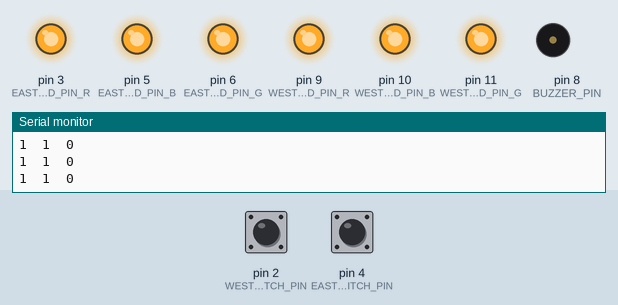
Bench run of a sketch on a simulated Arduino Pro Mini, built with avr-gcc and run on an emulated ATmega328P. Parts: output pins drawn as LEDs (lit = HIGH), buzzer (waves = sounding, pin HIGH), the last lines printed to the serial monitor. Dashed ring = blinking. The test bench sets the inputs (shaded band); at power-on: pin 2 (WEST_ALARM_SWITCH_PIN) HIGH, pin 4 (EAST_ALARM_SWITCH_PIN) HIGH.

Above: at 1.3 s.
1.4 s: pin 2 (WEST_ALARM_SWITCH_PIN) pulled LOW for 1 s
At 1.68 s:
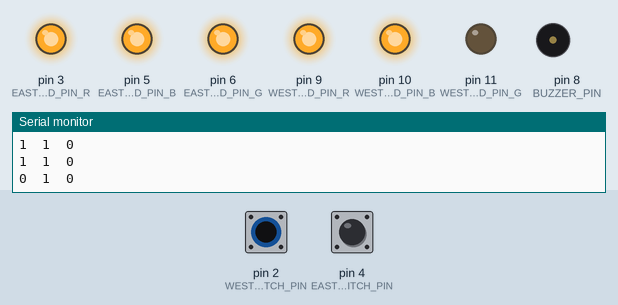
3.9 s: pin 4 (EAST_ALARM_SWITCH_PIN) pulled LOW for 0.15 s
At 4.13 s:
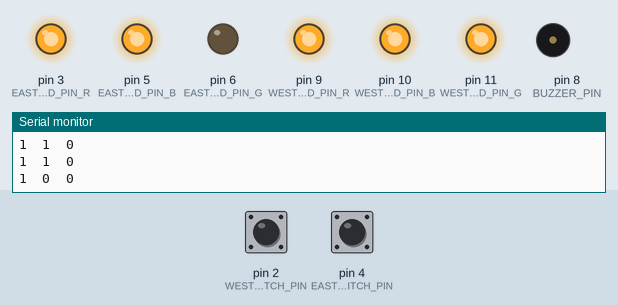
6.2 s: pin 4 (EAST_ALARM_SWITCH_PIN) pulled LOW for 1 s
At 6.81 s:
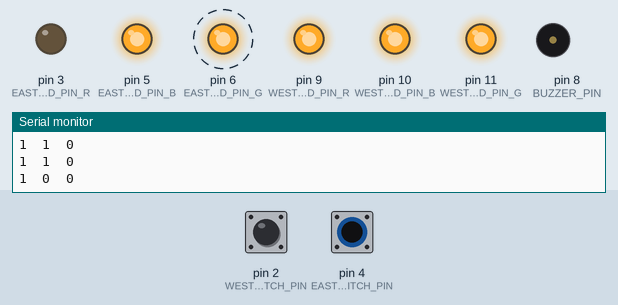
9.2 s: pin 4 (EAST_ALARM_SWITCH_PIN) pulled LOW for 3.2 s
At 12.91 s:
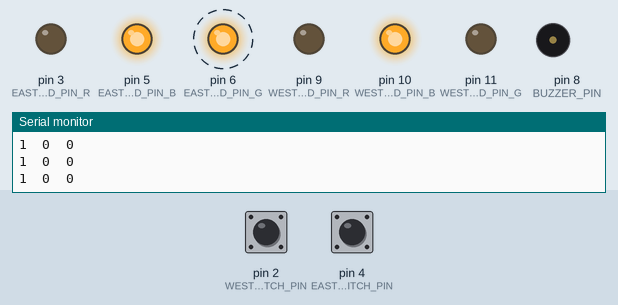
13.9 s: pin 2 (WEST_ALARM_SWITCH_PIN) pulled LOW for 3.2 s
At 14.62 s:
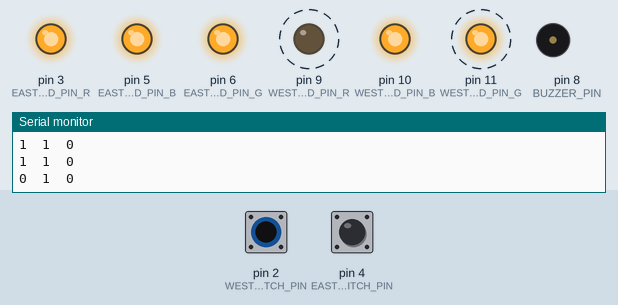
18.6 s: pin 2 (WEST_ALARM_SWITCH_PIN) driven LOW and pin 4 (EAST_ALARM_SWITCH_PIN) driven LOW
At 20.48 s:
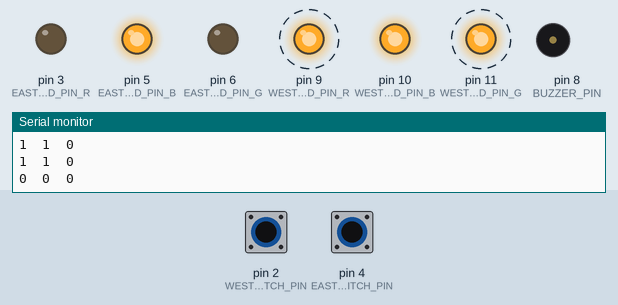
Timing chart, 0 to 22.6 s (numbered marks = the images above; inputs shaded):
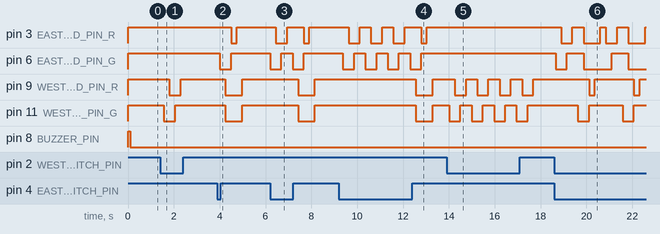

The sketch:

PCB_Test.ino
```cpp
/*
Tests PCB for Bone island wind alarm
Buzzer has short beep on startup
Selector switch is used to pick east or west LED to turn on.  When LED is on it rotates between green, yellow and red


Hardware: Arduino Pro-Mini 5v

*/

#include <Arduino.h>
#include <SoftwareSerial.h>
#include <HardwareSerial.h>

// I/O
const byte RS485_A_PIN =           13; // Note: RS-485 doesn't work on most pins
const byte RS485_B_PIN =           12;
const byte EAST_ALARM_SWITCH_PIN =  4;
const byte WEST_ALARM_SWITCH_PIN =  2;
const byte RESET_ALARM_PIN =        7;  // Silences and resets alarm - might not use
const byte BUZZER_PIN =             8;  // Sounds buzzer
const byte EAST_ALARM_LED_PIN_R =   3;  // East alarm LED, Red, PWM
const byte EAST_ALARM_LED_PIN_B =   5;  // East alarm LED, Blue, PWM
const byte EAST_ALARM_LED_PIN_G =   6;  // East alarm LED, Green, PWM
const byte WEST_ALARM_LED_PIN_R =   9;  // West alarm LED, Red, PWM
const byte WEST_ALARM_LED_PIN_B =  10;  // West alarm LED, Blue, PWM
const byte WEST_ALARM_LED_PIN_G =  11;  // West alarm LED, Green, PWM
// Unused: 0 & 1

const byte SWITCH_IS_ON = LOW;

enum ledDirection_t { EAST, WEST };

void ledGreen(ledDirection_t ledToTurnOn);
void ledRed(ledDirection_t ledToTurnOn);
void ledYellow(ledDirection_t ledToTurnOn);
void ledOff(ledDirection_t ledToTurnOn);


void setup()
{

  Serial.begin(9600);
  Serial.println("Testing Wind Alarm Board");

  pinMode(EAST_ALARM_SWITCH_PIN, INPUT_PULLUP);
  pinMode(WEST_ALARM_SWITCH_PIN, INPUT_PULLUP);
  pinMode(RESET_ALARM_PIN, INPUT_PULLUP);

  pinMode(BUZZER_PIN, OUTPUT);
  digitalWrite(BUZZER_PIN, LOW);

  // Turn LED's Off
  pinMode(EAST_ALARM_LED_PIN_R, OUTPUT);
  pinMode(EAST_ALARM_LED_PIN_G, OUTPUT);
  pinMode(EAST_ALARM_LED_PIN_B, OUTPUT);
  pinMode(WEST_ALARM_LED_PIN_R, OUTPUT);
  pinMode(WEST_ALARM_LED_PIN_G, OUTPUT);
  pinMode(WEST_ALARM_LED_PIN_B, OUTPUT);

  ledOff(EAST);
  ledOff(WEST);

  // test buzzer
  digitalWrite(BUZZER_PIN, HIGH);
  delay(100);
  digitalWrite(BUZZER_PIN, LOW);

}  // end setup();


void loop()
{

  const byte LED_DELAY = 500;

  if (digitalRead(EAST_ALARM_SWITCH_PIN) == SWITCH_IS_ON )
  {
    ledGreen(EAST);
    delay(LED_DELAY);
    ledYellow(EAST);
    delay(LED_DELAY);
    ledRed(EAST);
    delay(LED_DELAY);
    ledOff(EAST);
    delay(LED_DELAY);
  }

  if (digitalRead(WEST_ALARM_SWITCH_PIN) == SWITCH_IS_ON )
  {
    ledGreen(WEST);
    delay(LED_DELAY);
    ledYellow(WEST);
    delay(LED_DELAY);
    ledRed(WEST);
    delay(LED_DELAY);
    ledOff(WEST);
    delay(LED_DELAY);
  }

  if (digitalRead(WEST_ALARM_SWITCH_PIN) != SWITCH_IS_ON  && digitalRead(EAST_ALARM_SWITCH_PIN) != SWITCH_IS_ON )
  {
    ledOff(WEST);
    ledOff(EAST);
    delay(LED_DELAY);
  }

  Serial.print(digitalRead(WEST_ALARM_SWITCH_PIN));
  Serial.print("\t");
  Serial.print(digitalRead(EAST_ALARM_SWITCH_PIN));
  Serial.print("\t");
  Serial.print(digitalRead(BUZZER_PIN));
  Serial.println();


} // end loop()


void ledOff(ledDirection_t ledToTurnOn)
{

  if (ledToTurnOn == EAST)
  {
  analogWrite(EAST_ALARM_LED_PIN_R, 255);
  analogWrite(EAST_ALARM_LED_PIN_G, 255);
  analogWrite(EAST_ALARM_LED_PIN_B, 255);
  }
  else
  {
  analogWrite(WEST_ALARM_LED_PIN_R, 255);
  analogWrite(WEST_ALARM_LED_PIN_G, 255);
  analogWrite(WEST_ALARM_LED_PIN_B, 255);
  }
} // ledOff

void ledGreen(ledDirection_t ledToTurnOn)
{

  if (ledToTurnOn == EAST)
  {
    analogWrite(EAST_ALARM_LED_PIN_R, 255);
    analogWrite(EAST_ALARM_LED_PIN_G,   0);
    analogWrite(EAST_ALARM_LED_PIN_B, 255);
  }
  else
  {
    analogWrite(WEST_ALARM_LED_PIN_R, 255);
    analogWrite(WEST_ALARM_LED_PIN_G,   0);
    analogWrite(WEST_ALARM_LED_PIN_B, 255);
  }
} // ledGreen


void ledRed(ledDirection_t ledToTurnOn)
{

  if (ledToTurnOn == EAST)
  {
    analogWrite(EAST_ALARM_LED_PIN_R,   0);
    analogWrite(EAST_ALARM_LED_PIN_G, 255);
    analogWrite(EAST_ALARM_LED_PIN_B, 255);
  }
  else
  {
    analogWrite(WEST_ALARM_LED_PIN_R,   0);
    analogWrite(WEST_ALARM_LED_PIN_G, 255);
    analogWrite(WEST_ALARM_LED_PIN_B, 255);
  }
} // ledRed


void ledYellow(ledDirection_t ledToTurnOn)
{

  if (digitalRead(EAST_ALARM_SWITCH_PIN) == SWITCH_IS_ON)
  {
    analogWrite(EAST_ALARM_LED_PIN_R,   0);
    analogWrite(EAST_ALARM_LED_PIN_G,   0);
    analogWrite(EAST_ALARM_LED_PIN_B, 255);
  }
  else
  {
    analogWrite(WEST_ALARM_LED_PIN_R,   0);
    analogWrite(WEST_ALARM_LED_PIN_G,   0);
    analogWrite(WEST_ALARM_LED_PIN_B, 255);
  }
} // ledYellow
```

Measured:
- after the input at 1.4 s, pin 9 (WEST_ALARM_LED_PIN_R): HIGH → LOW after 0.41 s, → HIGH 0.49 s later; pin 11 (WEST_ALARM_LED_PIN_G): HIGH → LOW after 0.17 s, → HIGH 0.49 s later
- after the input at 3.9 s, pin 3 (EAST_ALARM_LED_PIN_R): HIGH → LOW after 0.60 s, → HIGH 0.24 s later; pin 6 (EAST_ALARM_LED_PIN_G): HIGH → LOW after 0.11 s, → HIGH 0.49 s later; pin 9 (WEST_ALARM_LED_PIN_R), pin 11 (WEST_ALARM_LED_PIN_G): HIGH → LOW after 0.35 s, → HIGH 0.73 s later
- after the input at 6.2 s, pin 3 (EAST_ALARM_LED_PIN_R): HIGH → LOW after 0.25 s, → HIGH 0.49 s later, → LOW 0.73 s later, → HIGH 0.24 s later; pin 6 (EAST_ALARM_LED_PIN_G): alternates HIGH for 0.49 s and LOW for 0.49 s, 4 changes in all, then stays HIGH, starting at once
- after the input at 9.2 s, pin 3 (EAST_ALARM_LED_PIN_R): HIGH → LOW after 0.42 s, → HIGH 0.49 s later, → LOW 0.49 s later, → HIGH 0.49 s later, … (8 changes in this stretch); pin 6 (EAST_ALARM_LED_PIN_G): alternates HIGH for 0.49 s and LOW for 0.49 s, 8 changes in all, then stays HIGH, starting after 0.18 s
- after the input at 13.9 s, pin 9 (WEST_ALARM_LED_PIN_R): alternates HIGH for 0.49 s and LOW for 0.49 s, starting after 0.36 s; pin 11 (WEST_ALARM_LED_PIN_G): alternates HIGH for 0.49 s and LOW for 0.49 s, 8 changes in all, then stays HIGH, starting after 0.12 s
- after the input at 18.6 s, pin 3 (EAST_ALARM_LED_PIN_R): HIGH → LOW after 0.30 s, → HIGH 0.49 s later, → LOW 0.49 s later, → HIGH 0.73 s later, … (8 changes in this stretch); pin 6 (EAST_ALARM_LED_PIN_G): goes LOW 0.49 s, HIGH 0.73 s, LOW 1.2 s, HIGH 0.73 s, then LOW, starting after 0.06 s
